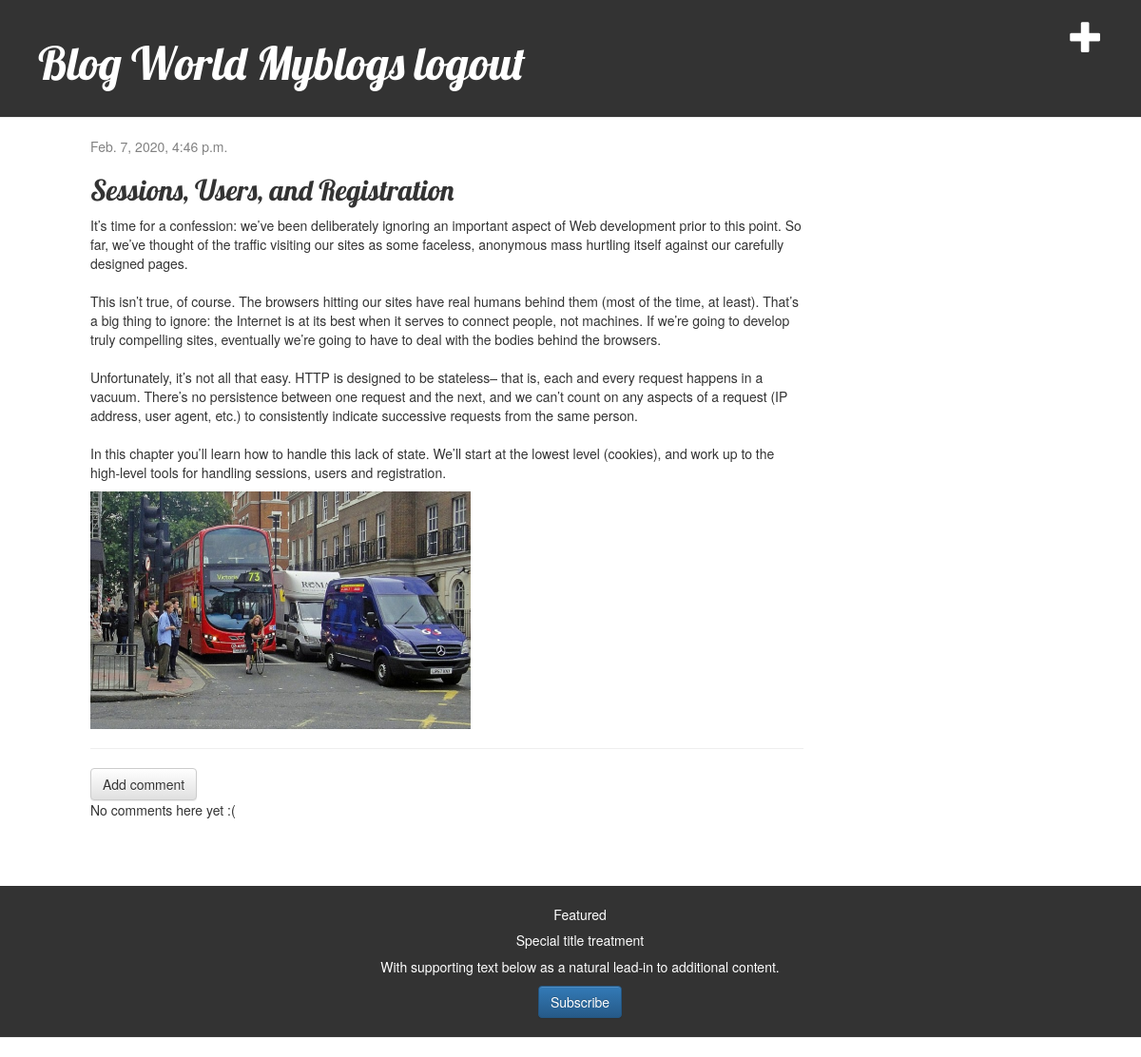
The app's page /2/detail/ (signed in) with its own data.
### blog/models.py (models this page shows, shortened)
class Post(models.Model):
    author = models.ForeignKey(CustomUser, on_delete=models.CASCADE)
    title = models.CharField(max_length=200)
    text = models.TextField()
    image = models.ImageField(upload_to ='blog/img',null=True)
    created_date = models.DateTimeField(default=timezone.now)
    published_date = models.DateTimeField(blank=True, null=True)

### blog/views.py (the view)
# urls.py: path('<int:pk>/detail/', views.post_detail, name='post_detail'),
def post_detail(request, pk):
    post = get_object_or_404(Post, pk=pk)
    print(post.author)
    user = request.user
    print(user)
    return render(request, 'blog/post_detail.html', {'post': post,"user":user})

### blog/models.py (called while the page is built)
    def __str__(self):
        return self.username

### blog/templates/blog/post_detail.html (shortened to what this page needs)
{% extends 'blog/base.html' %}
{% block content %}
    <div class="post">
        {% if post.published_date %}
            <div class="date">
                {{ post.published_date }}
            </div>
        {% endif %}
        <h2>{{ post.title }}</h2>
        <p>{{ post.text|linebreaksbr }}</p>
        {% if post.image %}
            <img src="{{ post.image.url}}" height="250" width="400">
        {% endif %}
        <hr>
        <a class="btn btn-default" href="{% url 'blog:add_comment_to_post' pk=post.pk %}">Add comment</a>
        {% for comment in post.comments.all %}
            {% if user.is_authenticated or comment.approved_comment %}
                <div class="comment">
                    <div class="date">
                        {{ comment.created_date }}
                            {% if not comment.approved_comment %}
                                <a class="btn btn-default" href="{% url 'blog:comment_remove' pk=comment.pk %}"><span class="glyphicon glyphicon-remove"></span></a>
                                <a class="btn btn-default" href="{% url 'blog:comment_approve' pk=comment.pk %}"><span class="glyphicon glyphicon-ok"></span></a>
                            {% endif %}
        </div>
        <strong>{{ comment.author }}</strong>
        <p>{{ comment.text|linebreaks }}</p>
    </div>
    {% endif %}
{% empty %}
    <p>No comments here yet :(</p>
{% endfor %}
    </div>
{% endblock %}

### blog/static/css/blog.css (style rules this page uses)
h1, h2, h3, h4 { font-family: 'Lobster', cursive; }
.date { color: #828282; }
.post { margin-bottom: 70px; }
.card-header h5, { color: white; font-size: 36pt; text-decoration: none; }

### records on screen
Post: published_date "Feb. 7, 2020, 4:46 p.m.", title "Sessions, Users, and Registration", text "It’s time for a confession: we’ve been deliberately ignoring an important aspect of Web development prior to this point. So far, we’ve thought of the traffic visiting our sites as some faceless, anonymous mass hurtling itself against our carefully designed pages. This isn’t true, of course. The browsers hitting our sites have real humans behind them (most of the time, at least). That’s a big thing to ignore: the Internet is at its best when it serves to connect people, not machines. If we’re going to develop truly compelling sites, eventually we’re going to have to deal with the bodies behind the browsers. Unfortunately, it’s not all that easy. HTTP is designed to be stateless– that is,…", image (picture)
